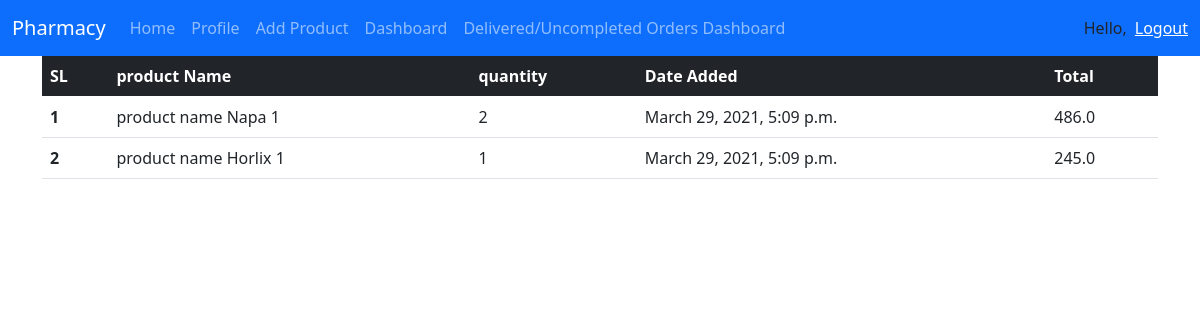
The app's page /pharmacy/dashboard/items/1, older data.
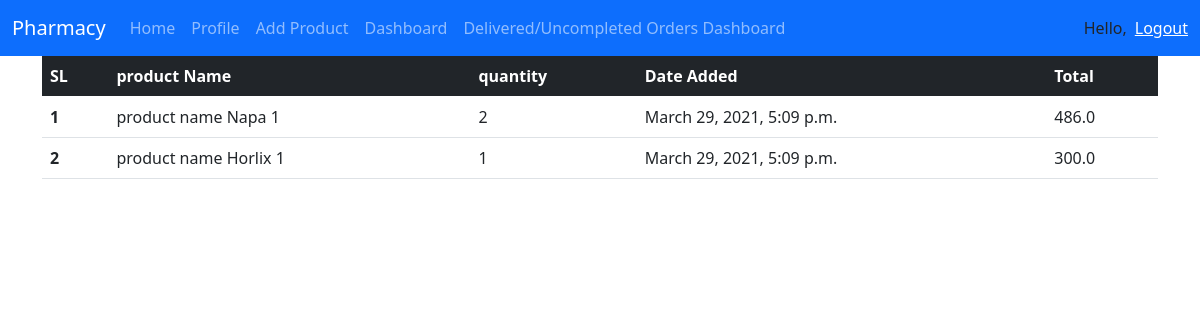
The same page, newer data.
### pharmacy/models.py (models this page shows, shortened)
class OrderItem(models.Model):
    product = models.ForeignKey(Product, on_delete=models.SET_NULL, null=True)
    order = models.ForeignKey(Order, on_delete=models.SET_NULL, null=True)
    quantity = models.IntegerField(default=0, null=True, blank=True)
    date_added = models.DateTimeField(auto_now_add=True)
    @property
    def get_total(self):
        total = self.product.price * self.quantity
        return total

class Product(models.Model):
    shop = models.ForeignKey(Pharmacy, on_delete=models.CASCADE, default=1)
    name = models.CharField(max_length=200, null=True)
    price = models.FloatField(null=True)
    category = models.ForeignKey(Category, on_delete=models.CASCADE, default=1)
    description = models.TextField(null=True, blank=True)
    date_created = models.DateTimeField(auto_now_add=True, null=True)
    image = models.ImageField(null=True, blank=True,
                              default='productdefault.png')
    def __str__(self):
        return f"product name {self.name} {self.shop.id}"

class Pharmacy(models.Model):
    user = models.OneToOneField(
        User, null=True, blank=True, on_delete=models.CASCADE)
    shop_name = models.CharField(max_length=100)
    phone = models.CharField(max_length=20, null=True)
    address = models.CharField(max_length=200, null=True, blank=True)
    area = models.CharField(max_length=100, null=True, blank=True)
    profile_pic = models.ImageField(
        default="profile1.png", null=True, blank=True)
    date_created = models.DateTimeField(auto_now_add=True, null=True)

### pharmacy/views.py (the view)
def pharmacyDashboardOrderItems(request, id):
    order = Order.objects.get(id=id)
    order_items = order.orderitem_set.all()
    context = {'order_items': order_items}
    return render(request, 'pharmacy/pharmacyOrderItems.html', context)

### pharmacy/templates/pharmacy/pharmacyOrderItems.html
{%extends 'pharmacy/pharmacyBase.html'%}
{%block content%}
<div class="container">
    <table class="table">
        <thead>
            <tr class="table table-dark">
                <th scope="col">SL</th>
                <th scope="col">product Name</th>
                <th scope="col">quantity</th>
                <th scope="col">Date Added</th>
                <th scope="col">Total</th>
            </tr>
        </thead>
        <tbody>
            {% for item in order_items %}
            <tr>
                <th scope="row">{{forloop.counter}}</th>
                <td>{{item.product}}</td>
                <td>{{item.quantity}}</td>
                <td>{{item.date_added}}</td>
                <td>{{item.get_total}}</td>
            </tr>
            {%endfor%}
        </tbody>
    </table>
</div>
{%endblock%}

Row changes from the older to the newer data that the page shows:
changed through a linked row, OrderItem "product name Horlix 1": get_total "245.0" → "300.0"
